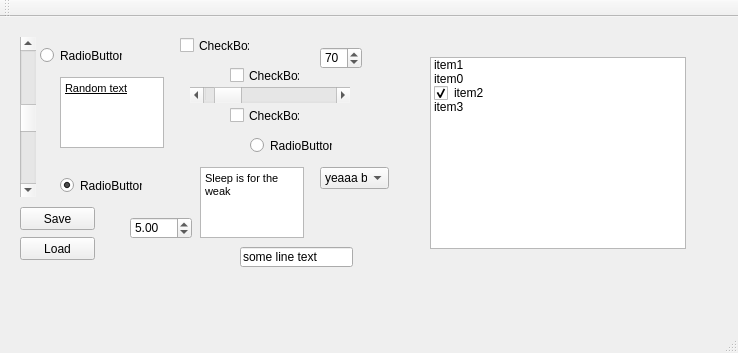
<?xml version="1.0" encoding="UTF-8"?>
<ui version="4.0">
 <class>MainWindow</class>
 <widget class="QMainWindow" name="MainWindow">
  <property name="geometry">
   <rect>
    <x>0</x>
    <y>0</y>
    <width>738</width>
    <height>353</height>
   </rect>
  </property>
  <property name="windowTitle">
   <string>MainWindow</string>
  </property>
  <widget class="QWidget" name="centralWidget">
   <widget class="QCheckBox" name="swagbox">
    <property name="geometry">
     <rect>
      <x>230</x>
      <y>50</y>
      <width>70</width>
      <height>17</height>
     </rect>
    </property>
    <property name="text">
     <string>CheckBox</string>
    </property>
   </widget>
   <widget class="QCheckBox" name="swagboxII">
    <property name="geometry">
     <rect>
      <x>230</x>
      <y>90</y>
      <width>70</width>
      <height>17</height>
     </rect>
    </property>
    <property name="text">
     <string>CheckBox</string>
    </property>
   </widget>
   <widget class="QTextEdit" name="textEdit">
    <property name="geometry">
     <rect>
      <x>60</x>
      <y>60</y>
      <width>104</width>
      <height>71</height>
     </rect>
    </property>
    <property name="html">
     <string>&lt;!DOCTYPE HTML PUBLIC &quot;-//W3C//DTD HTML 4.0//EN&quot; &quot;http://www.w3.org/TR/REC-html40/strict.dtd&quot;&gt;
&lt;html&gt;&lt;head&gt;&lt;meta name=&quot;qrichtext&quot; content=&quot;1&quot; /&gt;&lt;style type=&quot;text/css&quot;&gt;
p, li { white-space: pre-wrap; }
&lt;/style&gt;&lt;/head&gt;&lt;body style=&quot; font-family:'Sans'; font-size:9pt; font-weight:400; font-style:normal;&quot;&gt;
&lt;p style=&quot; margin-top:0px; margin-bottom:0px; margin-left:0px; margin-right:0px; -qt-block-indent:0; text-indent:0px;&quot;&gt;&lt;span style=&quot; font-family:'MS Shell Dlg 2'; font-size:8pt; text-decoration: underline;&quot;&gt;Random text&lt;/span&gt;&lt;/p&gt;
&lt;p style=&quot;-qt-paragraph-type:empty; margin-top:0px; margin-bottom:0px; margin-left:0px; margin-right:0px; -qt-block-indent:0; text-indent:0px; font-family:'MS Shell Dlg 2'; font-size:8pt;&quot;&gt;&lt;br /&gt;&lt;/p&gt;
&lt;p style=&quot;-qt-paragraph-type:empty; margin-top:0px; margin-bottom:0px; margin-left:0px; margin-right:0px; -qt-block-indent:0; text-indent:0px; font-family:'MS Shell Dlg 2'; font-size:8pt;&quot;&gt;&lt;br /&gt;&lt;/p&gt;&lt;/body&gt;&lt;/html&gt;</string>
    </property>
   </widget>
   <widget class="QTextEdit" name="textEdit_2">
    <property name="geometry">
     <rect>
      <x>200</x>
      <y>150</y>
      <width>104</width>
      <height>71</height>
     </rect>
    </property>
    <property name="html">
     <string>&lt;!DOCTYPE HTML PUBLIC &quot;-//W3C//DTD HTML 4.0//EN&quot; &quot;http://www.w3.org/TR/REC-html40/strict.dtd&quot;&gt;
&lt;html&gt;&lt;head&gt;&lt;meta name=&quot;qrichtext&quot; content=&quot;1&quot; /&gt;&lt;style type=&quot;text/css&quot;&gt;
p, li { white-space: pre-wrap; }
&lt;/style&gt;&lt;/head&gt;&lt;body style=&quot; font-family:'Sans'; font-size:9pt; font-weight:400; font-style:normal;&quot;&gt;
&lt;p style=&quot; margin-top:0px; margin-bottom:0px; margin-left:0px; margin-right:0px; -qt-block-indent:0; text-indent:0px;&quot;&gt;&lt;span style=&quot; font-family:'MS Shell Dlg 2'; font-size:8pt;&quot;&gt;Sleep is for the weak&lt;/span&gt;&lt;/p&gt;&lt;/body&gt;&lt;/html&gt;</string>
    </property>
   </widget>
   <widget class="QPushButton" name="pushButton">
    <property name="geometry">
     <rect>
      <x>20</x>
      <y>190</y>
      <width>75</width>
      <height>23</height>
     </rect>
    </property>
    <property name="text">
     <string>Save</string>
    </property>
   </widget>
   <widget class="QPushButton" name="pushButton_2">
    <property name="geometry">
     <rect>
      <x>20</x>
      <y>220</y>
      <width>75</width>
      <height>23</height>
     </rect>
    </property>
    <property name="text">
     <string>Load</string>
    </property>
   </widget>
   <widget class="QCheckBox" name="pre_checkBoxsdf">
    <property name="geometry">
     <rect>
      <x>180</x>
      <y>20</y>
      <width>70</width>
      <height>17</height>
     </rect>
    </property>
    <property name="text">
     <string>CheckBox</string>
    </property>
   </widget>
   <widget class="QRadioButton" name="radioButton">
    <property name="geometry">
     <rect>
      <x>60</x>
      <y>160</y>
      <width>82</width>
      <height>17</height>
     </rect>
    </property>
    <property name="text">
     <string>RadioButton</string>
    </property>
    <property name="checked">
     <bool>true</bool>
    </property>
   </widget>
   <widget class="QRadioButton" name="radioButton_2">
    <property name="geometry">
     <rect>
      <x>250</x>
      <y>120</y>
      <width>82</width>
      <height>17</height>
     </rect>
    </property>
    <property name="text">
     <string>RadioButton</string>
    </property>
   </widget>
   <widget class="QRadioButton" name="post_radioButton_3">
    <property name="geometry">
     <rect>
      <x>40</x>
      <y>30</y>
      <width>82</width>
      <height>17</height>
     </rect>
    </property>
    <property name="text">
     <string>RadioButton</string>
    </property>
   </widget>
   <widget class="QComboBox" name="comboBox">
    <property name="geometry">
     <rect>
      <x>320</x>
      <y>150</y>
      <width>69</width>
      <height>22</height>
     </rect>
    </property>
    <item>
     <property name="text">
      <string>yeaaa boiii</string>
     </property>
    </item>
    <item>
     <property name="text">
      <string>test1</string>
     </property>
    </item>
    <item>
     <property name="text">
      <string>test2</string>
     </property>
    </item>
   </widget>
   <widget class="QDoubleSpinBox" name="doubleSpinBox">
    <property name="geometry">
     <rect>
      <x>130</x>
      <y>200</y>
      <width>62</width>
      <height>22</height>
     </rect>
    </property>
    <property name="value">
     <double>5.000000000000000</double>
    </property>
   </widget>
   <widget class="QSpinBox" name="spinBox">
    <property name="geometry">
     <rect>
      <x>320</x>
      <y>30</y>
      <width>42</width>
      <height>22</height>
     </rect>
    </property>
    <property name="value">
     <number>70</number>
    </property>
   </widget>
   <widget class="QLineEdit" name="lineEdit">
    <property name="geometry">
     <rect>
      <x>240</x>
      <y>230</y>
      <width>113</width>
      <height>20</height>
     </rect>
    </property>
    <property name="text">
     <string>some line text</string>
    </property>
   </widget>
   <widget class="QScrollBar" name="horizontalScrollBar">
    <property name="geometry">
     <rect>
      <x>190</x>
      <y>70</y>
      <width>160</width>
      <height>16</height>
     </rect>
    </property>
    <property name="value">
     <number>10</number>
    </property>
    <property name="orientation">
     <enum>Qt::Horizontal</enum>
    </property>
   </widget>
   <widget class="QScrollBar" name="verticalScrollBar">
    <property name="geometry">
     <rect>
      <x>20</x>
      <y>20</y>
      <width>16</width>
      <height>160</height>
     </rect>
    </property>
    <property name="value">
     <number>50</number>
    </property>
    <property name="orientation">
     <enum>Qt::Vertical</enum>
    </property>
   </widget>
   <widget class="QListWidget" name="listWidget">
    <property name="geometry">
     <rect>
      <x>430</x>
      <y>40</y>
      <width>256</width>
      <height>192</height>
     </rect>
    </property>
    <item>
     <property name="text">
      <string>item1</string>
     </property>
     <property name="checkState">
      <enum>Unchecked</enum>
     </property>
    </item>
    <item>
     <property name="text">
      <string>item0</string>
     </property>
     <property name="checkState">
      <enum>Unchecked</enum>
     </property>
    </item>
    <item>
     <property name="text">
      <string>item2</string>
     </property>
     <property name="checkState">
      <enum>Checked</enum>
     </property>
    </item>
    <item>
     <property name="text">
      <string>item3</string>
     </property>
     <property name="checkState">
      <enum>Unchecked</enum>
     </property>
    </item>
   </widget>
  </widget>
  <widget class="QMenuBar" name="menuBar">
   <property name="geometry">
    <rect>
     <x>0</x>
     <y>0</y>
     <width>738</width>
     <height>22</height>
    </rect>
   </property>
  </widget>
  <widget class="QToolBar" name="mainToolBar">
   <attribute name="toolBarArea">
    <enum>TopToolBarArea</enum>
   </attribute>
   <attribute name="toolBarBreak">
    <bool>false</bool>
   </attribute>
  </widget>
  <widget class="QStatusBar" name="statusBar"/>
 </widget>
 <layoutdefault spacing="6" margin="11"/>
 <resources/>
 <connections/>
</ui>
